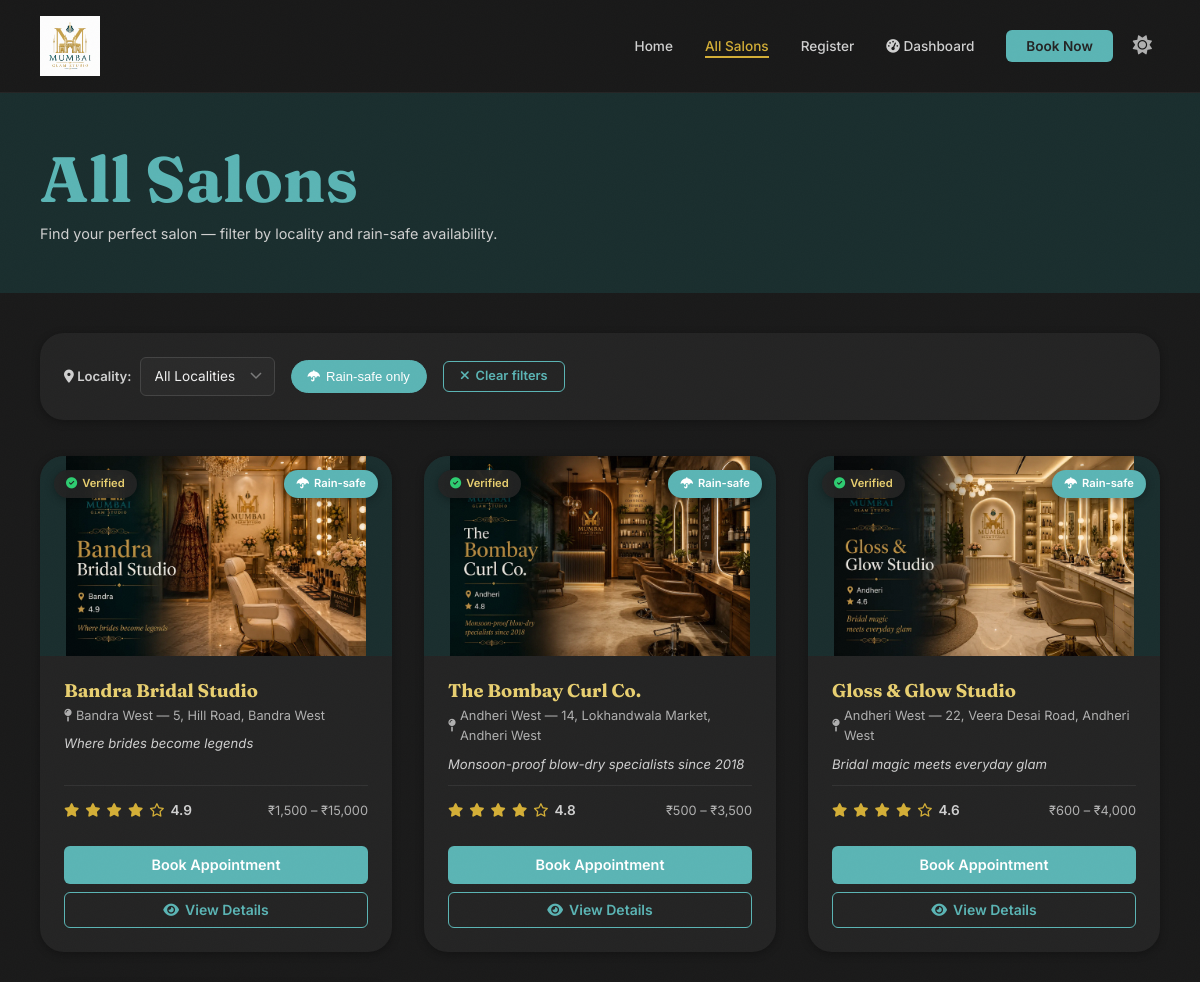
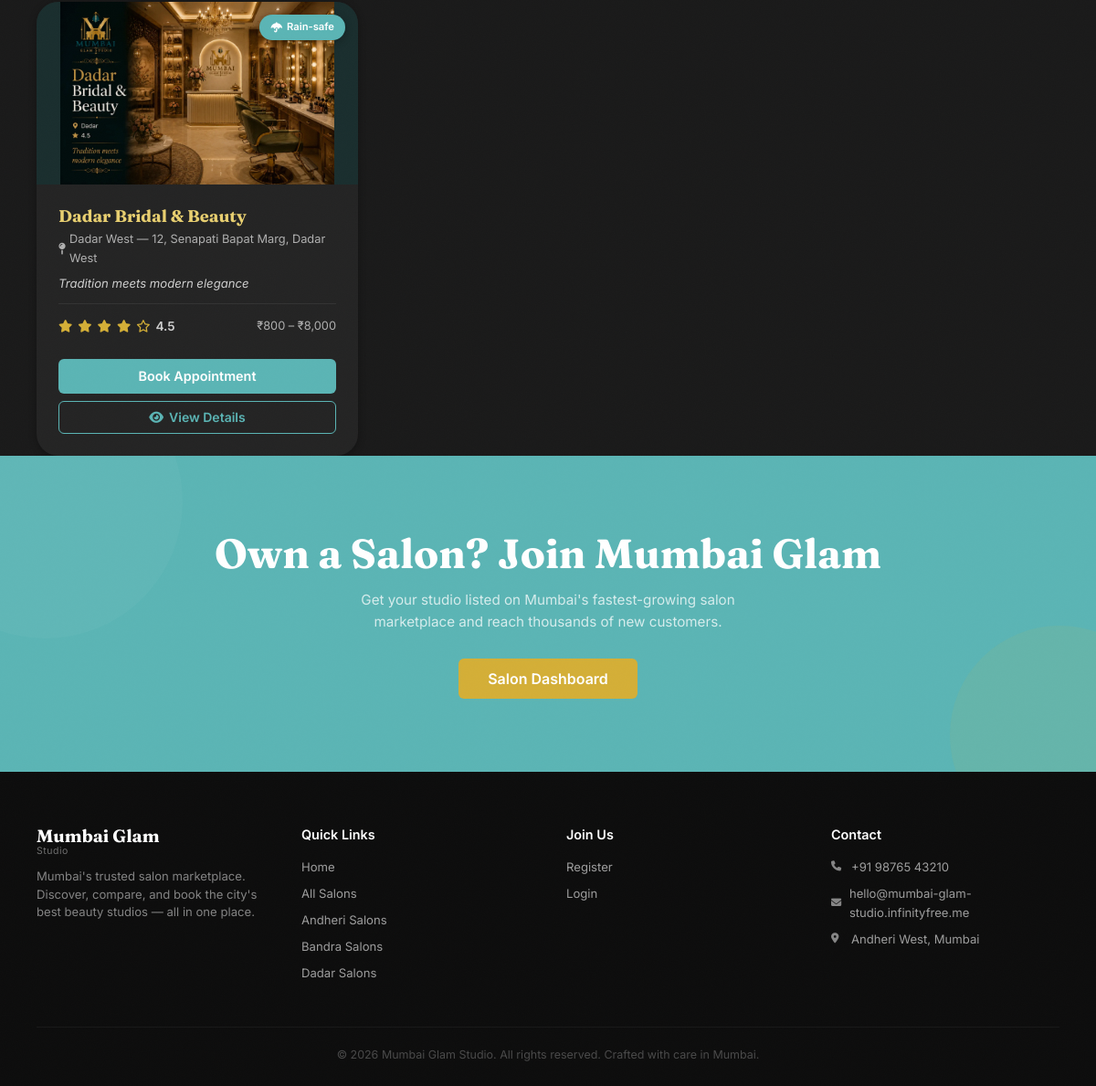
Page /salons.php?rain_safe=1 (signed in) on the committed database (2 pictures, top to bottom).
### tables this page shows
CREATE TABLE salons (
    id INT AUTO_INCREMENT PRIMARY KEY,
    name VARCHAR(120) NOT NULL,
    locality VARCHAR(100) NOT NULL,
    address VARCHAR(255) NOT NULL,
    rating DECIMAL(2,1) DEFAULT 0.0,
    review_count INT DEFAULT 0,
    avg_rating DECIMAL(2,1) DEFAULT 0.0,
    price_min INT DEFAULT 0,
    price_max INT DEFAULT 0,
    rain_safe TINYINT(1) DEFAULT 0,
    verified TINYINT(1) DEFAULT 0,
    is_admin TINYINT(1) DEFAULT 0,
    tagline VARCHAR(255) DEFAULT NULL,
    description TEXT NULL,
    services TEXT NULL,
    working_hours VARCHAR(255) NULL,
    contact_phone VARCHAR(20) NULL,
    contact_email VARCHAR(100) NULL,
    website VARCHAR(255) NULL,
    established_year YEAR NULL,
    facilities TEXT NULL,
    username VARCHAR(50) UNIQUE NOT NULL,
    password VARCHAR(255) NOT NULL,
    created_at TIMESTAMP DEFAULT CURRENT_TIMESTAMP
);

### salons.php (the view, shortened to what this page needs)
<?php
require_once 'config.php';
$conn = getDB();
$locality = isset($_GET['locality']) ? sanitize($_GET['locality']) : '';
$rainSafe = isset($_GET['rain_safe']) ? (int)$_GET['rain_safe'] : 0;
$sql = "SELECT * FROM salons WHERE is_admin = 0";
if ($rainSafe) {
    $sql .= " AND rain_safe = 1";
}
$sql .= " ORDER BY rating DESC, name ASC";
$stmt = $conn->prepare($sql);
$stmt->execute();
$salons = $stmt->get_result();
$pageTitle = $locality ? 'Salons in ' . $locality : 'All Salons';
$isCustomer = isset($_SESSION['user_type']) && $_SESSION['user_type'] === 'customer';
?>
<!DOCTYPE html>
<html lang="en" data-theme="dark">
<head>
    <?php require_once 'includes/header.php'; ?>
</head>
<body>
<?php require_once 'includes/nav.php'; ?>
<div class="page-header">
    <div class="container">
        <h1><?php echo $pageTitle; ?></h1>
        <p>Find your perfect salon — filter by locality and rain-safe availability.</p>
    </div>
</div>
<section class="featured" style="padding-top:0;">
    <div class="container">
        <form method="GET" action="salons.php" class="filters-bar">
            <div class="filter-group">
                <label for="filter-locality"><i class="fas fa-map-marker-alt"></i> Locality:</label>
                <select name="locality" id="filter-locality" onchange="this.form.submit()">
                    <option value="">All Localities</option>
                </select>
            </div>
            <div class="filter-group">
                <button type="submit" name="rain_safe" value="1" class="filter-chip <?php echo $rainSafe ? 'active' : ''; ?>">
                    <i class="fas fa-umbrella"></i> Rain-safe only
                </button>
            </div>
            <?php if ($locality || $rainSafe): ?>
            <a href="salons.php" class="btn btn-outline btn-sm">
                <i class="fas fa-times"></i> Clear filters
            </a>
            <?php endif; ?>
        </form>
        <?php if ($salons && $salons->num_rows > 0): ?>
        <div class="salon-grid">
            <?php
            $icons = ['fa-scissors', 'fa-wand-magic-sparkles', 'fa-spa', 'fa-hand-sparkles', 'fa-face-smile-beam', 'fa-gem', 'fa-leaf'];
            $idx = 0;
            while ($salon = $salons->fetch_assoc()):
                $icon = $icons[$idx % count($icons)];
                $imagePath = getSalonImage($salon['name']);
            ?>
            <div class="salon-card animate-in animate-delay-<?php echo ($idx % 3) + 1; ?>">
                <div class="salon-card-img">
                    <?php if ($imagePath): ?>
                        <img src="<?php echo $imagePath; ?>" alt="<?php echo htmlspecialchars($salon['name']); ?>" class="salon-image">
                    <?php else: ?>
                        <i class="fas <?php echo $icon; ?> salon-icon"></i>
                    <?php endif; ?>
                    <?php if ($salon['verified']): ?>
                    <span class="badge-verified"><i class="fas fa-circle-check"></i> Verified</span>
                    <?php endif; ?>
                    <?php if ($salon['rain_safe']): ?>
                    <span class="badge-rain-safe"><i class="fas fa-umbrella"></i> Rain-safe</span>
                    <?php endif; ?>
                </div>
                <div class="salon-card-body">
                    <h3><?php echo htmlspecialchars($salon['name']); ?></h3>
                    <div class="salon-locality"><i class="fas fa-map-pin"></i> <?php echo htmlspecialchars($salon['locality']); ?> — <?php echo htmlspecialchars($salon['address']); ?></div>
                    <?php if ($salon['tagline']): ?>
                    <p class="salon-tagline"><?php echo htmlspecialchars($salon['tagline']); ?></p>
                    <?php endif; ?>
                    <div class="salon-meta">
                        <div class="salon-rating">
                            <?php echo renderStars($salon['rating']); ?>
                            <span class="rating-num"><?php echo number_format($salon['rating'], 1); ?></span>
                        </div>
                        <div class="salon-price"><?php echo formatPrice($salon['price_min'], $salon['price_max']); ?></div>
                    </div>
                </div>
                <div class="salon-card-actions">
                    <?php if ($isCustomer): ?>
                    <a href="booking.php?salon_id=<?php echo $salon['id']; ?>" class="btn btn-primary btn-block">
                        Book Appointment
                    </a>
                    <?php else: ?>
                    <a href="login.php" class="btn btn-outline btn-block" style="border-color: var(--gold); color: var(--gold);">
                        <i class="fas fa-lock"></i> Login to Book
                    </a>
                    <?php endif; ?>
                    <a href="detail_salon.php?id=<?php echo $salon['id']; ?>" class="btn btn-outline btn-block" style="margin-top: 8px;">
                        <i class="fas fa-eye"></i> View Details
                    </a>
                </div>
            </div>
            <?php $idx++; endwhile; ?>
        </div>
        <?php endif; ?>
    </div>
</section>
<section class="cta-section">
    <div class="container">
        <h2>Own a Salon? Join Mumbai Glam</h2>
        <p>Get your studio listed on Mumbai's fastest-growing salon marketplace and reach thousands of new customers.</p>
        <a href="dashboard.php" class="btn btn-gold">Salon Dashboard</a>
    </div>
</section>
<?php require_once 'includes/footer.php'; ?>
</body>
</html>

### config.php (shortened to what this page needs)
<?php
function renderStars($rating) {
    $full = floor($rating);
    $half = ($rating - $full) >= 0.5;
    $html = '';
    for ($i = 1; $i <= 5; $i++) {
        if ($i <= $full) {
            $html .= '<i class="fas fa-star"></i>';
        } elseif ($i === $full + 1 && $half) {
            $html .= '<i class="fas fa-star-half-alt"></i>';
        } else {
            $html .= '<i class="far fa-star"></i>';
        }
    }
    return $html;
}
function formatPrice($min, $max) {
    return '&#8377;' . number_format($min) . ' – &#8377;' . number_format($max);
}
function getSalonImage($name) {
    $safeName = strtolower(preg_replace('/[^a-zA-Z0-9]/', '_', $name));
    $safeName = preg_replace('/_+/', '_', $safeName);
    $safeName = trim($safeName, '_');
    $extensions = ['webp', 'jpg', 'jpeg', 'png', 'gif'];
    $basePath = 'assets/salons/';
    foreach ($extensions as $ext) {
        $path = $basePath . $safeName . '.' . $ext;
    }
    foreach ($extensions as $ext) {
        $path = $basePath . $name . '.' . $ext;
        if (file_exists($path)) {
            return $path;
        }
    }
    return null;
}

### includes/nav.php (style rules this page uses)
@media (min-width: 769px) { body { padding-bottom: 0; } }

### rows in the picture
salons: name (picture), verified 1 (drawn), rain_safe 1 (drawn), name "Bandra Bridal Studio", locality "Bandra West", address "5, Hill Road, Bandra West", tagline "Where brides become legends", rating "4.9", formatPrice($salon['price_min'], $salon['price_max']) "₹1,500 – ₹15,000"
salons: name (picture), verified 1 (drawn), rain_safe 1 (drawn), name "The Bombay Curl Co.", locality "Andheri West", address "14, Lokhandwala Market, Andheri West", tagline "Monsoon-proof blow-dry specialists since 2018", rating "4.8", formatPrice($salon['price_min'], $salon['price_max']) "₹500 – ₹3,500"
salons: name (picture), verified 1 (drawn), rain_safe 1 (drawn), name "Gloss & Glow Studio", locality "Andheri West", address "22, Veera Desai Road, Andheri West", tagline "Bridal magic meets everyday glam", rating "4.6", formatPrice($salon['price_min'], $salon['price_max']) "₹600 – ₹4,000"
salons: name (picture), rain_safe 1 (drawn), name "Dadar Bridal & Beauty", locality "Dadar West", address "12, Senapati Bapat Marg, Dadar West", tagline "Tradition meets modern elegance", rating "4.5", formatPrice($salon['price_min'], $salon['price_max']) "₹800 – ₹8,000"

### other values in the picture
$pageTitle "All Salons"
